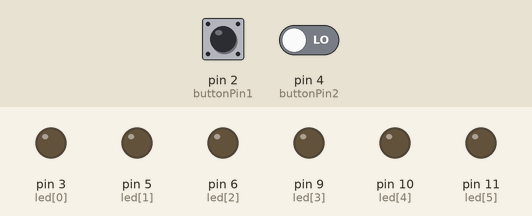
Bench run of a sketch on a simulated Arduino Uno, built with avr-gcc and run on an emulated ATmega328P. Shown: output pins drawn as LEDs (lit = HIGH). Dashed ring = blinking. The inputs (shaded band) are chosen by the test bench; at power-on: pin 2 (buttonPin1) LOW, pin 4 (buttonPin2) LOW.

Above: at 1.2 s.
1.3 s: pin 2 (buttonPin1) pulled HIGH for 0.15 s
At 2.7 s:
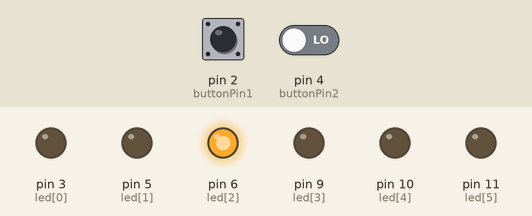
3.0 s: pin 2 (buttonPin1) pulled HIGH for 1 s
At 4.6 s:
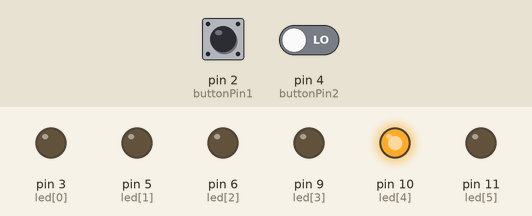
6.0 s: pin 2 (buttonPin1) pulled HIGH for 3.2 s
At 6.15 s:
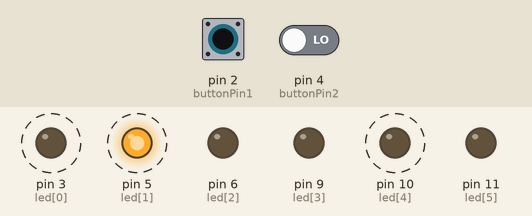
10.7 s: pin 2 (buttonPin1) driven HIGH and pin 4 (buttonPin2) driven HIGH
At 12.7 s:
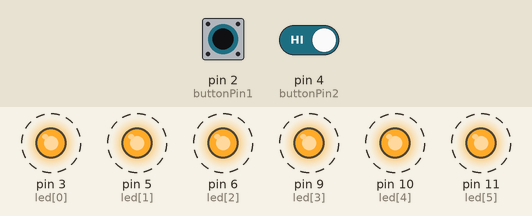
13.7 s: pin 2 (buttonPin1) driven LOW
At 14.6 s:
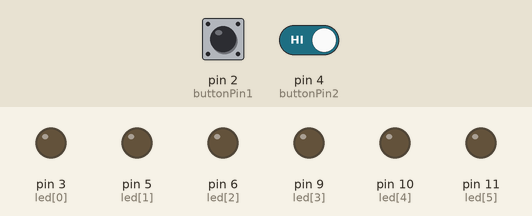
15.4 s: pin 2 (buttonPin1) driven HIGH
At 15.85 s:
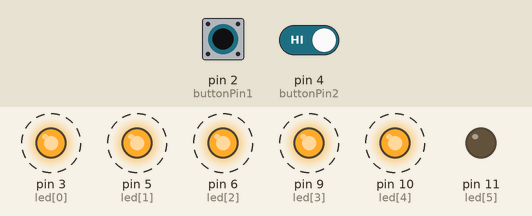
Timing chart, 0 to 19.4 s (numbered marks = the images above; inputs shaded):
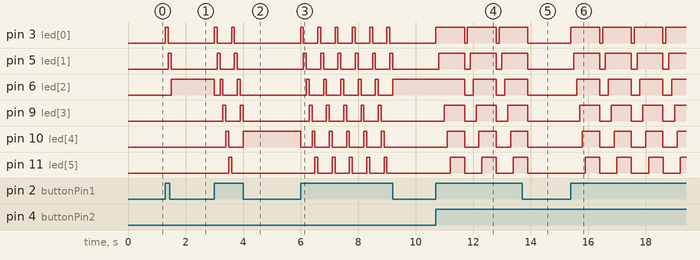

The sketch:

PC_w4_work.ino
```cpp
const int led[6] = {3, 5, 6, 9, 10, 11};
const int buttonPin1 = 2;
const int buttonPin2 = 4;

void setup() {
  for (int x = 0; x <= 5; x++) {
    pinMode(led[x], OUTPUT);
  }
  pinMode(buttonPin1, INPUT);
}

void loop() {
  int buttonInput1 = digitalRead(buttonPin1);
  int buttonInput2 = digitalRead(buttonPin2);

  if (buttonInput2 == HIGH && buttonInput1 == HIGH) {
    for (int i = 0; i <= 5; i++) {
      digitalWrite(led[i], HIGH);
      buttonInput2 = digitalRead(buttonPin2);
      if (buttonInput2 == LOW) break;
      if (i == 5)
      {
        delay(500);
        for (int j = 0; j <= 5; j++) {
          digitalWrite(led[j], LOW);
        }

      }
      delay(100);
    }

  }
  else if (buttonInput1 == HIGH) {
    for (int x = 0; x <= 5; x++) {
      for (int x = 0; x <= 5; x++) {
        digitalWrite(led[x], LOW);
      }
      digitalWrite(led[x], HIGH);
      buttonInput1 = digitalRead(buttonPin1);
      if (buttonInput1 == LOW) break;

      delay(100);
    }
  }
}
```

Measured:
- after the input at 1.3 s, pin 3 (led[0]): LOW → HIGH at once, → LOW 0.10 s later; pin 5 (led[1]): LOW → HIGH after 0.10 s, → LOW 0.10 s later; pin 6 (led[2]): LOW → HIGH after 0.20 s
- after the input at 3.0 s, pin 3 (led[0]): alternates HIGH for 0.10 s and LOW for 0.50 s, 4 changes in all, then stays LOW, starting at once; pin 5 (led[1]): alternates HIGH for 0.10 s and LOW for 0.50 s, 4 changes in all, then stays LOW, starting after 0.10 s
- after the input at 6.0 s, pin 3 (led[0]): alternates HIGH for 0.10 s and LOW for 0.50 s, 12 changes in all, then stays LOW, starting at once; pin 5 (led[1]): alternates HIGH for 0.10 s and LOW for 0.50 s, 12 changes in all, then stays LOW, starting after 0.10 s
- after the input at 10.7 s, pin 3 (led[0]): alternates HIGH for 1.0 s and LOW for 0.10 s, starting at once; pin 5 (led[1]): alternates HIGH for 0.90 s and LOW for 0.20 s, starting after 0.10 s
- after the input at 13.7 s, pin 3 (led[0]), pin 5 (led[1]), pin 6 (led[2]), pin 9 (led[3]), pin 10 (led[4]), pin 11 (led[5]): goes on until 13.9 s, then stays LOW
- after the input at 15.4 s, pin 3 (led[0]): alternates HIGH for 1.0 s and LOW for 0.10 s, starting at once; pin 5 (led[1]): alternates HIGH for 0.90 s and LOW for 0.20 s, starting after 0.10 s
